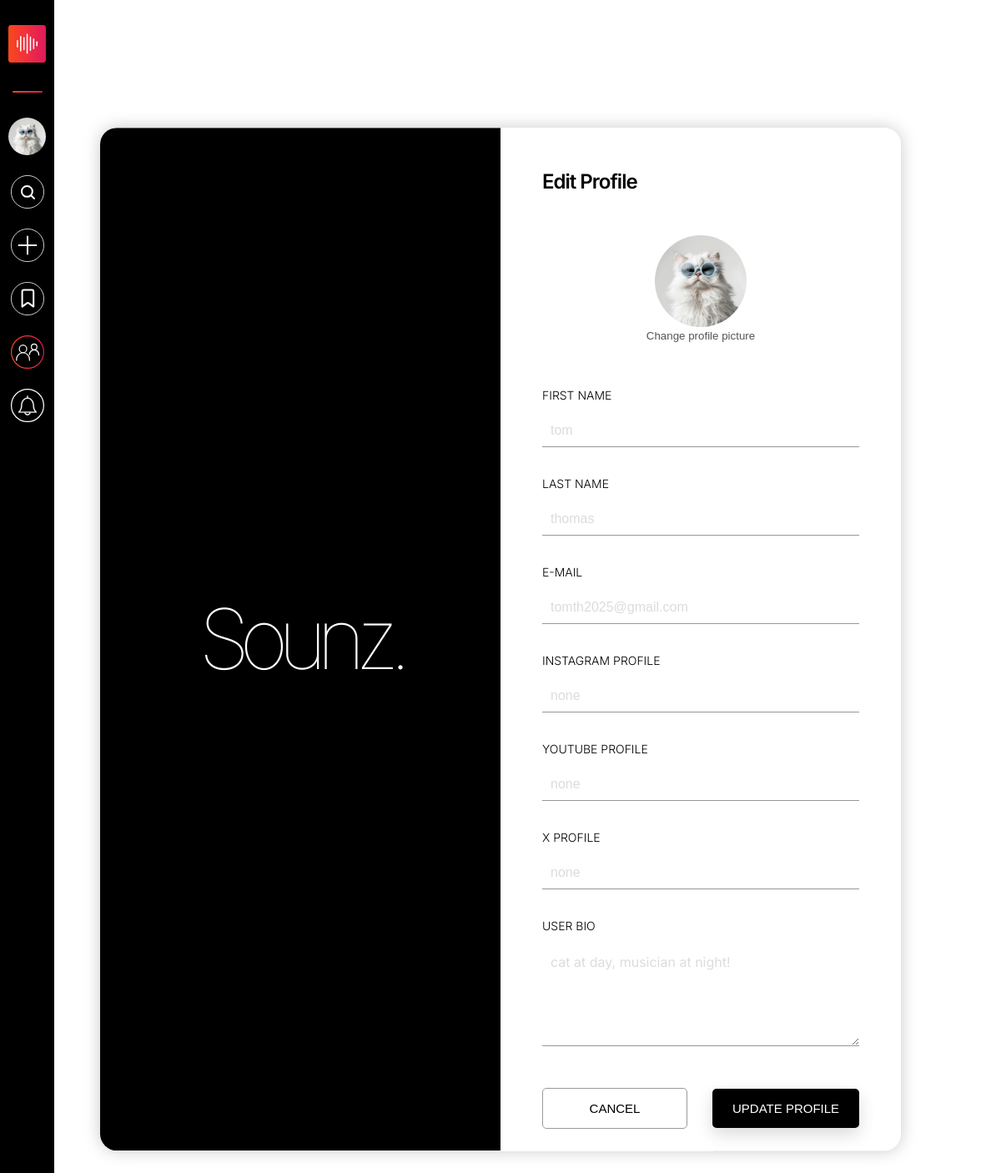
The app's page /editprofile (signed in) with its own data.
### users/models.py (models this page shows, shortened)
class profiledatadb(models.Model):
    username=models.CharField(primary_key=True,max_length=25,unique=True)
    password = models.CharField(max_length=15)
    firstname=models.CharField(max_length=30)
    lastname=models.CharField(max_length=30)
    email = models.EmailField()
    profile_picture = models.ImageField(upload_to='media/Profiles')
    user_bio=models.TextField()
    phone=models.IntegerField(null=True)
    timestamp=models.DateTimeField(auto_now_add=True,null=True)
    insta=models.URLField(max_length=200,blank=True,null=True)
    yout=models.URLField(max_length=200,blank=True,null=True)
    twit=models.URLField(max_length=200, blank=True,null=True)
    followers = models.ManyToManyField(User, related_name="following", blank=True)

### users/views.py (the view)
# urls.py: path('editprofile',views.editprofile, name='editprofile'),
def editprofile(request):
        username=request.user.username
        user = profiledatadb.objects.get(username=username)
        userauth=User.objects.get(username=username)
        collab_member_list = Member_Information.objects.filter(post_member=request.user).select_related('collaboration').filter(
        collaboration__collab_end=False,
        collaboration__request_status="accepted"
        )
        combined_collab_list = [member.collaboration for member in collab_member_list]
        context = {
            "user": user,
            'collab_list': combined_collab_list,
        }
        if request.method == 'POST':
                if request.POST.get('first_name'):
                    user.firstname = request.POST.get('first_name')
                    userauth.first_name = request.POST.get('first_name')
                if request.POST.get('last_name'):
                    user.lastname = request.POST.get('last_name')
                    userauth.last_name = request.POST.get('last_name')
                if request.FILES.get('profile_picture'):
                   user.profile_picture = request.FILES.get('profile_picture')
                if request.POST.get('email'):
                   user.email=request.POST.get('email')
                   userauth.email=request.POST.get('email')
                if request.POST.get('bio'):
                   user.user_bio = request.POST.get('bio')
                if request.POST.get('insta'):
                   user.insta = request.POST.get('insta')
                if request.POST.get('youtube'):
                   user.yout = request.POST.get('youtube')
                if request.POST.get('xcom'):
                   user.twit = request.POST.get('xcom')
                user.save()
                userauth.save()
                return redirect('my-profile')
        else:
            form = EditProfileForm(instance=user)
        return render(request,'editprofile.html',context)

### templates/editprofile.html (shortened to what this page needs)
{% extends 'base.html' %}
{% load static %}
{% block additional_css %}
<link rel="stylesheet" type="text/css" href="{% static 'css/log-new.css' %}">
{% endblock %}
{% block content %}
    <div class="reg-main-container">
        <div class="main-left-section">
            <h1 class="sounz-title">Sounz.</h1>
        </div>
        <div class="main-right-section" id="main-right-section">
            {% if user %}
                <form id="register-form" method="post" class="register-main-form xpcovi34"  enctype="multipart/form-data">
                    <p class="register-form-header"><span class="register-form-title">Edit Profile</span></p>
                    {% if user.profile_picture %}
                        <button
                            type="button"
                            onclick="document.getElementById('profile_picture_input').click();"
                            class="dp-btn"
                            id="dp-upload-btn">
                            <span class="uploadLogo">
                                <img
                                    id="upload-dp-img"
                                    class="change-img-profile-picture"
                                    src="{{ user.profile_picture.url }}"
                                    alt="Current profile picture"
                                    data-loading="false">
                            </span>
                            <span class="dp-upload-label">Change profile picture</span>
                        </button>
                    {% endif %}
                    <label for="fname">FIRST NAME</label>
                    <input id="fname" type="text"  placeholder="{{ user.firstname }}" name="first_name">
                    <label for="lname">LAST NAME</label>
                    <input id="lname" type="text"  placeholder="{{ user.lastname }}" name="last_name">
                    <label for="email">E-MAIL</label>
                    <input type="email" placeholder="{{ user.email }}" id="email" name="email">
                    <label for="insta">INSTAGRAM PROFILE</label>
                    <input type="url" placeholder="{{ user.insta }}" id="insta" name="insta">
                    <label for="youtube">YOUTUBE PROFILE</label>
                    <input type="url" placeholder="{{ user.yout }}" id="youtube" name="youtube">
                    <label for="xcom">X PROFILE</label>
                    <input type="url" placeholder="{{ user.twit }}" id="xcom" name="xcom">
                {% if user.user_bio == "" %}
                    <label for="user-bio">USER BIO</label>
                    <textarea id="user-bio" name="bio" rows="3" cols="20" placeholder="User bio"></textarea>
                {% else %}
                    <label for="user-bio">USER BIO</label>
                    <textarea id="user-bio" name="bio" rows="5" cols="20" placeholder="{{ user.user_bio }}"></textarea>
                {% endif %}
                    <div class="button-controls">
                        <a href="{% url 'my-profile' %}" class="cancel-button"><button class="login-submit-button" id="cancel-button">Cancel</button></a>
                        <button type="submit" class="login-submit-button update-profile-btn" id="register-button">Update Profile</button>
                    </div>
                </form>
            {% endif %}
        </div>
    </div>
    {% endblock %}

### templates/base.html (shortened to what this page needs)
{% load static %}
<!DOCTYPE html>
<html lang="en">
<head>
    <link rel="stylesheet" href="{% static 'css/base-file.css' %}">
    <link rel="stylesheet" href="{% static 'css/loader.css' %}">
    {% block additional_css %}{% endblock %}
</head>
<body>
    {% if user %}
    <div class="main-docker">
        <div class="nav-section-web">
            <nav class="navigation-controlling-deck" id="navigation-controlling-deck">
                <a href="{% url 'home' %}"><img class="navbar-control-icons" id="navbar-main-logo" src="{% static 'images/Sounz_logo.svg' %}" alt="Sounz logo"></a>
                <div id="nav-separator"></div>
                {% if user.profile_picture.url %}
                    <a href="{% url 'my-profile' %}"><img class="navbar-control-icons" id="navbar-user-profile-pic" src="{{user.profile_picture.url}}" alt="" width="10px" height="40px"></a>
                {% endif %}
                <a href="{% url 'search' %}"><img id="search-icon" class="navbar-control-icons" src="{% static 'images/Search button.svg' %}" alt="Search icon"></a>
                <a href="{% url 'upload' %}"><img class="navbar-control-icons" src="{% static 'images/upload-white.svg' %}" alt="Upload icon"></a>
                <a href="{% url 'my-profile' %}?section=saved"><img class="navbar-control-icons" src="{% static 'images/save.svg' %}" alt="Save icon"></a>
                <a onclick="toggleCollabMenu('web')"><img class="navbar-control-icons" src="{% static 'images/collab_nav.svg' %}" alt="Collab icon"></a>
                <a href="{% url 'notifications' %}"><img class="navbar-control-icons" src="{% static 'images/notifications.svg' %}" alt="notification icon"></a>
            </nav>
        </div>
        <div class="web-collab-list" id="collabMenu">
        </div>
    <div class="web-collab-list" id="collabMenu">
        </div>
        <div class="export-htmls" id="export-htmls" style="display: none;">
            {% block content %}
            {% endblock %}
        </div>
    </div>
    {% endif %}
</body>
</html>

### static/css/base-file.css (style rules this page uses)
* { margin: 0; padding: 0; min-width: 0; min-height: 0; box-sizing: border-box; }
html, body { margin: 0; padding: 0; height: 100%; font-family: "Inter", sans-serif; font-optical-sizing: auto; font-weight: normal; font-style: normal; font-variation-settings: "slnt" 0; }
.main-docker { min-height: 100%; display: flex; flex-direction: row; }
.nav-section-web { width: fit-content; background-color: black; position: fixed; top: 0; height: 100%; max-width: 65px; z-index: 99999; }
#navigation-controlling-deck { display:flex; flex-direction: column; flex-wrap: wrap; align-items: center; padding: 20px 10px; }
img.navbar-control-icons { width: 40px; margin: 10px 0; cursor: pointer; }
img#navbar-main-logo { width: 45px; }
img#navbar-user-profile-pic { width: 45px; height: 45px; border-radius: 50%; aspect-ratio: 8 / 8; object-fit: cover; }
#nav-separator { width: 80%; margin: 20px 0; height: 2px; border-radius: 10px; background-image: linear-gradient(90deg, rgba(248, 73, 27, 1) 0%, rgba(241, 47, 63, 1) 50%, rgba(220, 24, 96, 1) 100%); }
.export-htmls { flex: 1; margin-left: 65px; width: 100%; }
.web-collab-list { position: fixed; top: 0; left: -27%; width: 22%; height: 100%; margin-left: 65px; background-color: #000000c9; z-index: 997; backdrop-filter: blur(30px); padding: 10px; padding-top: 40px; transition: transform 0.4s ease, left 0.4s ease; }

### static/css/log-new.css (style rules this page uses)
* { margin: 0; padding: 0; min-width: 0; min-height: 0; box-sizing: border-box; }
html, body { height: 100%; font-family: "Inter", sans-serif; font-optical-sizing: auto; font-weight: normal; font-style: normal; font-variation-settings: "slnt" 0; }
.log-main-container, .reg-main-container { position: absolute; top: 50%; left: 50%; transform: translate(-50%, -50%); display: flex; height: 80%; width: 80%; justify-content: center; align-items: center; border-radius: 20px; overflow: hidden; box-shadow: 0px 0px 20px 0px #c9c9c9; }
.main-left-section { display: grid; width: 50%; height: 100%; color: white; background: #000; align-items: center; justify-items: center; }
.main-right-section { background: #fff; height: 100%; width: 50%; padding: 50px; overflow: auto; }
.login-main-form, .register-main-form { height: 100%; width: 100%; display: flex; flex-direction: column; align-items: flex-start; }
.xpcovi34 { height: auto; }
.sounz-title { font-size: 100px; font-weight: 100; letter-spacing: -12px; }
.login-form-header, .register-form-header { width: 100%; display: flex; align-items: baseline; justify-content: space-between; margin-bottom: 40px; }
.login-form-title, .register-form-title { font-size: 24px; font-weight: 600; letter-spacing: -1px; }
form > input, form > textarea { border: none; border-bottom: 1px solid #969696; padding: 10px; width: 100%; outline: none; }
form > input::placeholder, textarea::placeholder { color: #dcdcdc; text-transform: lowercase; }
textarea { font-family: "Inter", sans-serif; font-optical-sizing: auto; font-weight: normal; font-style: normal; font-variation-settings: "slnt" 0; }
form > label { margin: 35px 0 15px; font-size: 14px; font-weight: 300; }
.login-submit-button { margin-top: 50px; font-size: 15px; padding: 15px 20px; text-transform: uppercase; border: none; background-color: #000000; box-shadow: 0px 8px 20px #dcdcdc; width: 50%; border-radius: 5px; cursor: pointer; color: #fff; margin-right: auto; margin-left: auto; }
.dp-btn { width: 100%; padding: 10px; background-color: transparent; border: none; display: flex; flex-direction: column; align-items: center; color: #555; margin-bottom: 10px; position: relative; overflow: hidden; }
#upload-dp-img { width: 110px; height: 110px; border-radius: 50%; cursor: pointer; object-fit: cover; transition: opacity 0.2s ease, transform 0.2s ease; }
#upload-dp-img[data-loading="false"] { opacity: 1; transform: scale(1); }
.change-img-profile-picture { max-width: 7rem; max-height: 7rem; border-radius: 50%; }
form > input, form > textarea { font-size: 16px; }
.button-controls { display: flex ; width: 100%; flex-direction: row; align-items: center; justify-content: center; gap: 30px; }
.cancel-button { width: 48%; }
#cancel-button { width: 100%; color: #000000; box-shadow: none; background-color: #fff; border: 1px solid; border-color: #9a9a9a; }
.update-profile-btn { width: 48%; }

### records on screen
profiledatadb: profile_picture (picture), first_name "Tom", last_name "Thomas", email "tomth2025@gmail.com", insta "None", youtube "None", xcom "None", bio "Cat at day, musician at night!"
